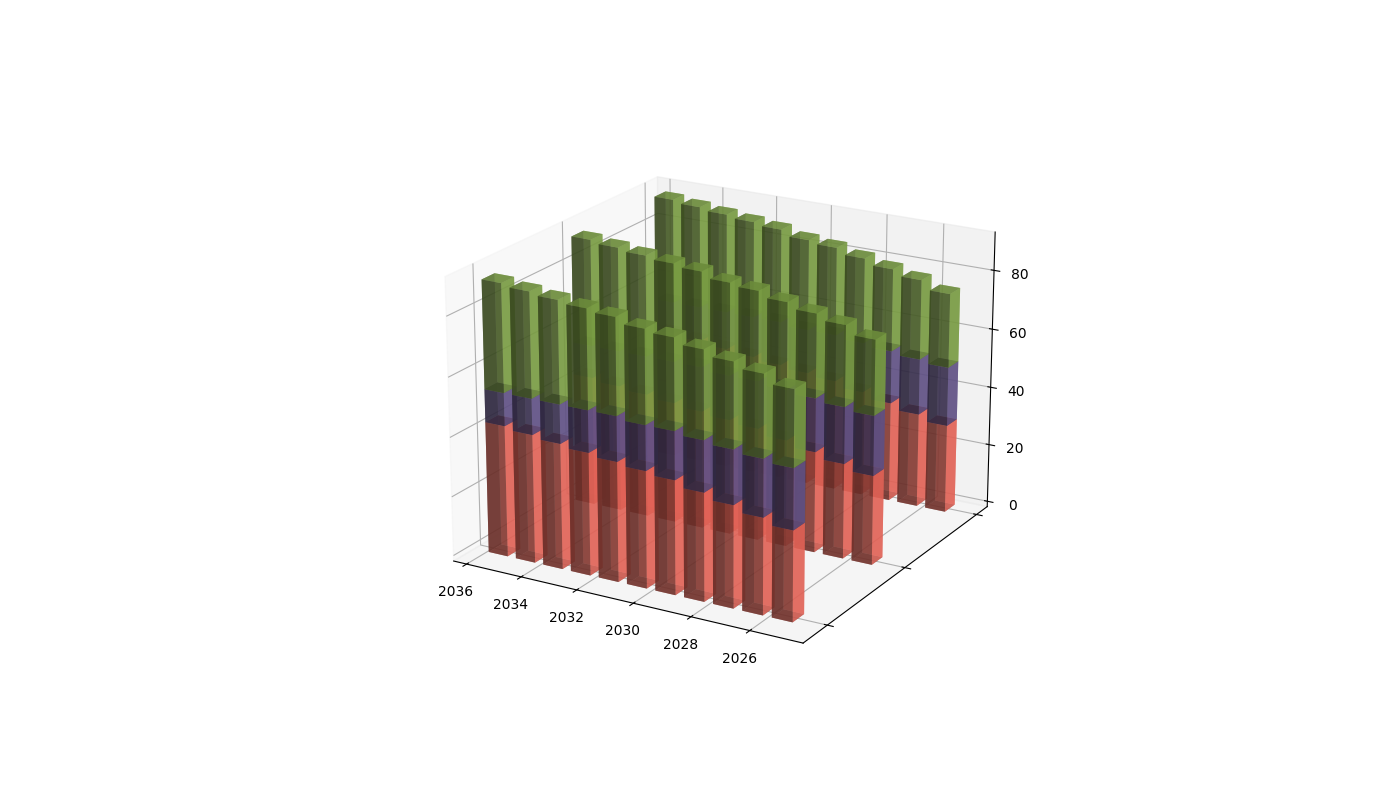

Source code (Python):
import numpy as np
import matplotlib.pyplot as plt
from mpl_toolkits.mplot3d import Axes3D

years = np.arange(2025, 2036)
regions = ['Flavorland', 'New Aroma City', 'Taste Haven']

market_share_data = np.array([
    [30, 20, 25],
    [32, 19, 27],
    [34, 18, 28],
    [36, 17, 29],
    [38, 16, 30],
    [39, 15, 31],
    [40, 15, 32],
    [41, 14, 33],
    [42, 13, 34],
    [43, 12, 35],
    [44, 11, 36]
])

colors = ['#FF6F61', '#6B5B95', '#88B04B']

fig = plt.figure(figsize=(14, 8))
ax = fig.add_subplot(111, projection='3d')

for i in range(len(regions)):
    xs = np.repeat(years, market_share_data.shape[1])
    ys = np.full(xs.shape, i * 5)
    zs = np.zeros(years.shape)

    for j, color in enumerate(colors):
        height = market_share_data[:, j]
        ax.bar3d(xs[j::3], ys[j::3], zs, dx=0.7, dy=0.7, dz=height, color=color, alpha=0.7)
        zs += height

# Remove axis labels
ax.set_xlabel('')
ax.set_ylabel('')
ax.set_zlabel('')
ax.set_yticks([i * 5 for i in range(len(regions))])
ax.set_yticklabels([''] * len(regions))

# Modify view angle
ax.view_init(elev=20, azim=120)

# Adding grid
ax.grid(True, linestyle='--', linewidth=0.6)

# Remove legend
plt.title('')

plt.show()
